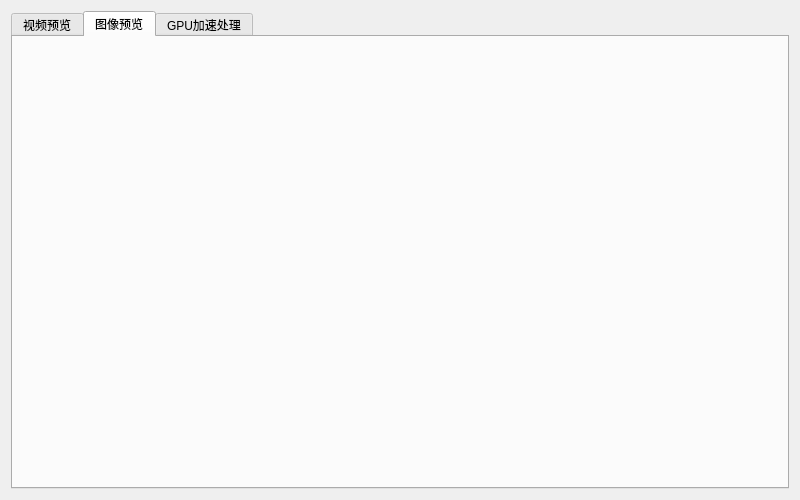
<?xml version="1.0" encoding="UTF-8"?>
<ui version="4.0">
 <class>FormPreview</class>
 <widget class="QWidget" name="FormPreview">
  <property name="geometry">
   <rect>
    <x>0</x>
    <y>0</y>
    <width>800</width>
    <height>500</height>
   </rect>
  </property>
  <property name="windowTitle">
   <string>Form</string>
  </property>
  <layout class="QHBoxLayout" name="horizontalLayout">
   <item>
    <widget class="QTabWidget" name="tabWidget">
     <property name="tabPosition">
      <enum>QTabWidget::North</enum>
     </property>
     <property name="tabShape">
      <enum>QTabWidget::Rounded</enum>
     </property>
     <property name="currentIndex">
      <number>1</number>
     </property>
     <property name="elideMode">
      <enum>Qt::ElideRight</enum>
     </property>
     <property name="movable">
      <bool>false</bool>
     </property>
     <widget class="QWidget" name="tab">
      <attribute name="title">
       <string>视频预览</string>
      </attribute>
      <layout class="QGridLayout" name="gridLayout">
       <item row="4" column="0">
        <widget class="QPushButton" name="pushButton_4">
         <property name="text">
          <string>1</string>
         </property>
        </widget>
       </item>
       <item row="2" column="6">
        <widget class="QSlider" name="verticalSlider">
         <property name="orientation">
          <enum>Qt::Vertical</enum>
         </property>
         <property name="tickPosition">
          <enum>QSlider::TicksBelow</enum>
         </property>
        </widget>
       </item>
       <item row="0" column="0" rowspan="4" colspan="4">
        <widget class="QLabel" name="label_3">
         <property name="text">
          <string>TextLabel</string>
         </property>
        </widget>
       </item>
       <item row="4" column="2">
        <widget class="QSlider" name="horizontalSlider">
         <property name="mouseTracking">
          <bool>false</bool>
         </property>
         <property name="tabletTracking">
          <bool>false</bool>
         </property>
         <property name="orientation">
          <enum>Qt::Horizontal</enum>
         </property>
         <property name="invertedAppearance">
          <bool>false</bool>
         </property>
         <property name="invertedControls">
          <bool>false</bool>
         </property>
         <property name="tickPosition">
          <enum>QSlider::TicksBelow</enum>
         </property>
        </widget>
       </item>
       <item row="4" column="3" colspan="2">
        <widget class="QPushButton" name="pushButton_2">
         <property name="text">
          <string>2</string>
         </property>
        </widget>
       </item>
       <item row="1" column="6">
        <widget class="QLabel" name="label_2">
         <property name="text">
          <string>0</string>
         </property>
        </widget>
       </item>
       <item row="3" column="5" colspan="2">
        <widget class="QPushButton" name="pushButton_6">
         <property name="text">
          <string>0</string>
         </property>
        </widget>
       </item>
       <item row="4" column="1">
        <widget class="QLabel" name="label">
         <property name="text">
          <string>0</string>
         </property>
        </widget>
       </item>
       <item row="0" column="4" rowspan="2" colspan="3">
        <widget class="QPushButton" name="pushButton_3">
         <property name="text">
          <string>3</string>
         </property>
        </widget>
       </item>
       <item row="4" column="5" colspan="2">
        <widget class="QPushButton" name="pushButton_5">
         <property name="text">
          <string>0</string>
         </property>
        </widget>
       </item>
      </layout>
     </widget>
     <widget class="QWidget" name="tab_2">
      <attribute name="title">
       <string>图像预览</string>
      </attribute>
     </widget>
     <widget class="QWidget" name="tab_3">
      <attribute name="title">
       <string>GPU加速处理</string>
      </attribute>
     </widget>
    </widget>
   </item>
  </layout>
 </widget>
 <resources/>
 <connections/>
</ui>
